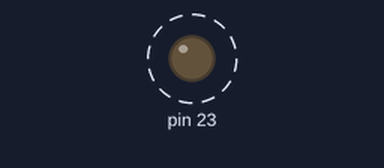
The sketch below on a simulated Arduino Uno, built with avr-gcc and run on an emulated ATmega328P. Shown: output pins drawn as LEDs (lit = HIGH). Dashed ring = blinking.

Above: at 0.2 s.
Timing chart, 0 to 3.0 s (numbered marks = the images above):
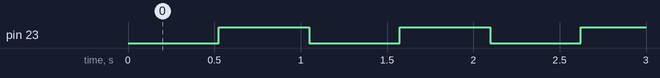

The sketch:

10_code1.ino
```cpp
#define F_CPU 16000000L
#include <avr/io.h>
#include <avr/interrupt.h>
#include <util/delay.h>
#include <util/delay.h>

// 매크로 함수 정의
#define set_bit(value, bit) (value |= (1 << bit))
#define clear_bit(value, bit) (value &= ~(1 << bit))

volatile int count = 0; // 오버플로가 발생한 횟수
uint8_t state = 0;

ISR(TIMER0_OVF_vect) {
  count++;
}

int main(void) {
  set_bit(DDRB, 7); //PB7 핀을 출력으로 설정
  clear_bit(PORTB, 7); // LED는 끈 상태에서 시작

  TCCR0B |= (1 << CS02) | (1 << CS00); //분주비를 1024로 설정 101
  TIMSK0 |= (1 << TOIE0); // 오버플로 인터럽트 허용
  sei();  //전역적으로 인터럽트 허용

  while(1) {
    if(count == 32) { //오버플로 32회 발생 = 0.5초 경과
      count = 0; //인터럽트 발생 횟수 초기화
      state  = !state; // LED 상태 반전
      if (state) set_bit(PORTB, 7); // LED 켜기
      else clear_bit(PORTB, 7); //LED 끄기
    }
  }

  return 0;
}
```

Measured:
- by itself, pin 23: alternates HIGH for 0.52 s and LOW for 0.52 s
